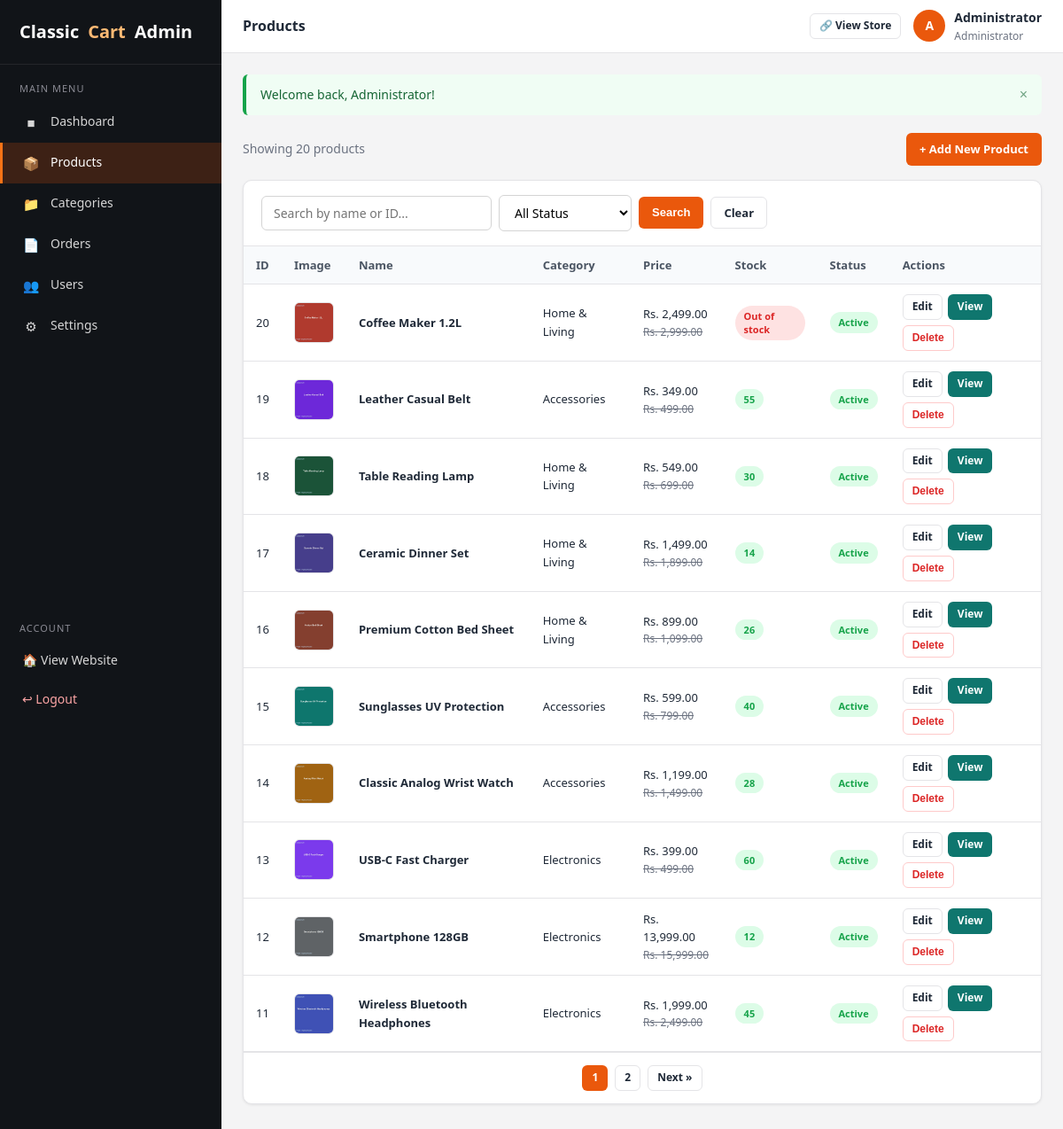
Screenshot of /admin/products.php (signed in) with the database file from the repository.
### tables this page shows
CREATE TABLE `products` (
  `id` INT(11) NOT NULL AUTO_INCREMENT,
  `category_id` INT(11) NOT NULL,
  `name` VARCHAR(200) NOT NULL,
  `description` TEXT DEFAULT NULL,
  `price` DECIMAL(10,2) NOT NULL DEFAULT 0.00,
  `discount_price` DECIMAL(10,2) DEFAULT NULL,
  `stock` INT(11) NOT NULL DEFAULT 0,
  `image` VARCHAR(255) NOT NULL,
  `rating` DECIMAL(2,1) NOT NULL DEFAULT 0.0,
  `status` TINYINT(1) NOT NULL DEFAULT 1 COMMENT '1 = active, 0 = inactive',
  `created_at` TIMESTAMP NOT NULL DEFAULT CURRENT_TIMESTAMP,
  `updated_at` TIMESTAMP NOT NULL DEFAULT CURRENT_TIMESTAMP ON UPDATE CURRENT_TIMESTAMP,
  PRIMARY KEY (`id`),
  KEY `idx_product_category` (`category_id`),
  CONSTRAINT `fk_product_category` FOREIGN KEY (`category_id`) REFERENCES `categories` (`id`) ON DELETE RESTRICT ON UPDATE CASCADE
);

CREATE TABLE `categories` (
  `id` INT(11) NOT NULL AUTO_INCREMENT,
  `name` VARCHAR(100) NOT NULL,
  `image` VARCHAR(255) DEFAULT NULL,
  `description` TEXT DEFAULT NULL,
  `status` TINYINT(1) NOT NULL DEFAULT 1 COMMENT '1 = active, 0 = inactive',
  `created_at` TIMESTAMP NOT NULL DEFAULT CURRENT_TIMESTAMP,
  PRIMARY KEY (`id`),
  UNIQUE KEY `uq_category_name` (`name`)
);

### includes/functions.php (called while the page is built, shortened)
<?php
require_once __DIR__ . '/../config/database.php';
function flash_get(): array
{
    $messages = $_SESSION['flash'] ?? array();
    return $messages;
}
function e(?string $value): string
{
    return htmlspecialchars((string)$value, ENT_QUOTES, 'UTF-8');
}
function money($amount): string
{
    return 'Rs. ' . number_format((float)$amount, 2);
}
function base_url(): string
{
    $dir = str_replace('\\', '/', dirname($_SERVER['SCRIPT_NAME']));
    $dir = rtrim($dir, '/');
    if (strpos($dir, '/admin') !== false) {
        $dir = substr($dir, 0, strpos($dir, '/admin'));
    }
    return $dir;
}
function product_image(string $image): string
{
    return base_url() . '/uploads/products/' . rawurlencode($image);
}
function product_price(array $p): float
{
    return ($p['discount_price'] > 0) ? (float)$p['discount_price'] : (float)$p['price'];
}
function active_price(array $p): float
{
    return product_price($p);
}
    ?>

### config/database.php (called while the page is built, shortened)
<?php
function db(): PDO
{
    static $pdo = null;
    if ($pdo === null) {
        try {
            $pdo = new PDO(
                'mysql:host=' . DB_HOST . ';dbname=' . DB_NAME . ';charset=utf8mb4',
                DB_USER,
                DB_PASS,
                array(
                    PDO::ATTR_ERRMODE            => PDO::ERRMODE_EXCEPTION,
                    PDO::ATTR_DEFAULT_FETCH_MODE => PDO::FETCH_ASSOC,
                    PDO::ATTR_EMULATE_PREPARES   => false,
                )
            );
        } catch (PDOException $e) {
            die('Database connection could not be established. Please check your configuration in config/database.php and make sure the database was imported.');
        }
    }
    return $pdo;
}

### includes/auth.php (called while the page is built, shortened)
<?php
require_once __DIR__ . '/functions.php';
function current_admin(): ?array
{
    $stmt = db()->prepare('SELECT * FROM admins WHERE id = ? LIMIT 1');
    $stmt->execute(array((int)$_SESSION['admin_id']));
    $admin = $stmt->fetch();
    if ($admin && (int)$admin['status'] === 1) {
        return $admin;
    }
    return null;
}

### admin/products.php (the view, shortened to what this page needs)
<?php
$page_title = 'Products';
require_once __DIR__ . '/includes/header.php';
$search     = trim($_GET['search'] ?? '');
$itemsPerPage = 10;
$pageNo    = max(1, (int)($_GET['page'] ?? 1));
$where  = array('1 = 1');
$params = array();
$whereClause = implode(' AND ', $where);
$countStmt = db()->prepare("SELECT COUNT(*) AS c FROM products p WHERE $whereClause");
$countStmt->execute($params);
$total = (int)$countStmt->fetch()['c'];
$totalPages = max(1, (int)ceil($total / $itemsPerPage));
$offset = ($pageNo - 1) * $itemsPerPage;
$stmt = db()->prepare(
    "SELECT p.*, c.name AS category_name
     FROM products p
     LEFT JOIN categories c ON c.id = p.category_id
     WHERE $whereClause
     ORDER BY p.id DESC
     LIMIT $itemsPerPage OFFSET $offset"
);
$stmt->execute($params);
$products = $stmt->fetchAll();
function qstring(array $extra = array()): string
{
    $qs = array('search' => $_GET['search'] ?? '', 'status' => $_GET['status'] ?? '', 'page' => '');
    foreach ($extra as $k => $v) { $qs[$k] = $v; }
    return '?' . http_build_query(array_filter($qs, function ($v) { return $v !== ''; }));
}
?>
<div class="flex-between mb-3">
    <p class="text-muted">Showing <?php echo $total; ?> products</p>
    <a href="product-add.php" class="btn btn-primary">+ Add New Product</a>
</div>
<div class="card">
    <div class="card-header">
        <form method="get" action="products.php" class="flex" style="gap:8px;">
            <input type="text" name="search" class="form-control" style="width:260px;" placeholder="Search by name or ID..." value="<?php echo e($search); ?>">
            <select name="status" class="form-control" style="width:150px;">
                <option value="">All Status</option>
            </select>
            <button type="submit" class="btn btn-primary">Search</button>
            <a href="products.php" class="btn btn-outline">Clear</a>
        </form>
    </div>
    <div class="table-responsive">
        <table class="table">
            <thead>
                <tr>
                    <th>ID</th>
                    <th>Image</th>
                    <th>Name</th>
                    <th>Category</th>
                    <th>Price</th>
                    <th>Stock</th>
                    <th>Status</th>
                    <th>Actions</th>
                </tr>
            </thead>
            <tbody>
                <?php foreach ($products as $p) { ?>
                    <tr>
                        <td><?php echo (int)$p['id']; ?></td>
                        <td><img src="<?php echo e(product_image($p['image'])); ?>" class="thumbnail" alt=""></td>
                        <td style="font-weight:600;"><?php echo e($p['name']); ?></td>
                        <td><?php echo e($p['category_name'] ?? 'N/A'); ?></td>
                        <td>
                            <?php echo money(active_price($p)); ?>
                            <?php if ((float)$p['discount_price'] > 0) { ?>
                                <div style="font-size:12px; color:var(--muted);"><del><?php echo money($p['price']); ?></del></div>
                            <?php } ?>
                        </td>
                        <td>
                            <?php if ((int)$p['stock'] <= 0) { ?>
                                <span class="badge badge-danger">Out of stock</span>
                            <?php } else { ?>
                                <span class="badge badge-success"><?php echo (int)$p['stock']; ?></span>
                            <?php } ?>
                        </td>
                        <td>
                            <?php echo (int)$p['status'] === 1 ? '<span class="badge badge-success">Active</span>' : '<span class="badge badge-secondary">Inactive</span>'; ?>
                        </td>
                        <td>
                            <div class="actions">
                                <a href="product-edit.php?id=<?php echo (int)$p['id']; ?>" class="btn btn-outline btn-sm">Edit</a>
                                <a href="../product.php?id=<?php echo (int)$p['id']; ?>" class="btn btn-info btn-sm" target="_blank">View</a>
                                <form method="post" action="product-delete.php" data-confirm-form="Are you sure you want to delete this product? This cannot be undone.">
                                    <button type="submit" class="btn btn-outline-danger btn-sm">Delete</button>
                                </form>
                            </div>
                        </td>
                    </tr>
                <?php } ?>
            </tbody>
        </table>
    </div>
    <?php if ($totalPages > 1) { ?>
        <div style="padding:14px 20px; border-top:1px solid var(--border); display:flex; gap:8px; justify-content:center; flex-wrap:wrap;">
            <?php for ($i = 1; $i <= $totalPages; $i++) { ?>
                <?php if ($i === $pageNo) { ?>
                    <span class="btn btn-primary btn-sm" disabled><?php echo $i; ?></span>
                <?php } else { ?>
                    <a href="<?php echo qstring(array('page' => $i)); ?>" class="btn btn-outline btn-sm"><?php echo $i; ?></a>
                <?php } ?>
            <?php } ?>
            <?php if ($pageNo < $totalPages) { ?><a href="<?php echo qstring(array('page' => $pageNo + 1)); ?>" class="btn btn-outline btn-sm">Next &raquo;</a><?php } ?>
        </div>
    <?php } ?>
</div>
<?php require_once __DIR__ . '/includes/footer.php'; ?>

### admin/includes/header.php (shortened to what this page needs)
<?php
require_once __DIR__ . '/../../includes/auth.php';
$admin     = current_admin();
$flashMsgs = flash_get();
$adminInitial = strtoupper(substr($admin['name'], 0, 1));
?>
<!DOCTYPE html>
<html lang="en">
<head>
    <link rel="stylesheet" href="assets/css/admin.css">
</head>
<body>
<div class="admin-wrapper">
    <?php require __DIR__ . '/sidebar.php'; ?>
    <div class="admin-main">
        <header class="admin-topbar">
            <div class="flex">
                <span class="topbar-title"><?php echo e($page_title); ?></span>
            </div>
            <div class="topbar-right">
                <a href="../index.php" class="btn btn-outline btn-sm">&#128279; View Store</a>
                <div class="admin-avatar">
                    <span class="avatar-circle"><?php echo e($adminInitial); ?></span>
                    <div>
                        <div class="admin-name"><?php echo e($admin['name']); ?></div>
                        <div class="admin-role">Administrator</div>
                    </div>
                </div>
            </div>
        </header>
        <div class="admin-content">
            <?php if (!empty($flashMsgs)) { ?>
                <div class="flash-container">
                    <?php foreach ($flashMsgs as $type => $messages) { ?>
                        <?php foreach ($messages as $msg) { ?>
                            <div class="flash flash-<?php echo e($type === 'error' ? 'danger' : $type); ?>">
                                <span><?php echo e($msg); ?></span>
                                <button type="button" class="flash-close" aria-label="Close">&times;</button>
                            </div>
                        <?php } ?>
                    <?php } ?>
                </div>
            <?php } ?>

### admin/assets/css/admin.css (style rules this page uses)
:root { --primary: #ea580c; --primary-dark: #c2410c; --sidebar-bg: #111418; --sidebar-text: #d6d6d6; --dark: #111418; --text: #1f2937; --muted: #6b7280; --light-bg: #f4f4f5; --white: #ffffff; --border: #e4e4e7; --success: #16a34a; --warning: #d97706; --danger: #dc2626; --info: #0f766e; --radius: 10px; --radius-sm: 6px; --shadow: 0 1px 3px rgba(17, 17, 17, 0.08); --shadow-md: 0 4px 12px rgba(17, 17, 17, 0.10); }
* { margin: 0; padding: 0; box-sizing: border-box; }
body { font-family: "Segoe UI", Tahoma, Arial, "Helvetica Neue", sans-serif; background: var(--light-bg); color: var(--text); font-size: 14px; line-height: 1.6; overflow-x: hidden; }
img { max-width: 100%; }
a { color: var(--primary); text-decoration: none; }
.admin-wrapper { display: flex; min-height: 100vh; }
.admin-main { flex: 1; margin-left: 250px; min-width: 0; display: flex; flex-direction: column; }
.admin-topbar { background: var(--white); border-bottom: 1px solid var(--border); padding: 0 24px; height: 60px; display: flex; align-items: center; justify-content: space-between; position: sticky; top: 0; z-index: 900; }
.admin-topbar .topbar-title { font-weight: 600; font-size: 16px; }
.admin-topbar .topbar-right { display: flex; align-items: center; gap: 14px; }
.admin-topbar .admin-avatar { display: flex; align-items: center; gap: 10px; }
.admin-topbar .avatar-circle { width: 36px; height: 36px; border-radius: 50%; background: var(--primary); color: #fff; display: flex; align-items: center; justify-content: center; font-weight: 700; font-size: 14px; }
.admin-topbar .admin-name { font-weight: 600; font-size: 14px; }
.admin-topbar .admin-role { font-size: 12px; color: var(--muted); }
.admin-content { padding: 24px; flex: 1; }
.card { background: var(--white); border: 1px solid var(--border); border-radius: var(--radius); box-shadow: var(--shadow); margin-bottom: 20px; }
.card-header { display: flex; align-items: center; justify-content: space-between; gap: 12px; padding: 16px 20px; border-bottom: 1px solid var(--border); flex-wrap: wrap; }
.table-responsive { overflow-x: auto; }
.table { width: 100%; border-collapse: collapse; }
.table th, .table td { padding: 11px 14px; text-align: left; border-bottom: 1px solid var(--border); font-size: 13px; vertical-align: middle; }
.table th { background: #f8fafc; font-weight: 600; color: #4b5563; white-space: nowrap; }
.table td .thumbnail { width: 46px; height: 46px; object-fit: cover; border-radius: var(--radius-sm); border: 1px solid var(--border); display: block; }
.table .actions { display: flex; gap: 6px; flex-wrap: wrap; }
.table .actions .btn { white-space: nowrap; }
.btn { display: inline-flex; align-items: center; justify-content: center; gap: 5px; padding: 8px 14px; border: 1px solid transparent; border-radius: var(--radius-sm); font-size: 13px; font-weight: 600; cursor: pointer; background: none; color: var(--text); transition: all 0.15s ease; line-height: 1.4; }
.btn-primary { background: var(--primary); color: #fff; }
.btn-info { background: var(--info); color: #fff; }
.btn-outline { border-color: var(--border); background: var(--white); color: var(--text); }
.btn-outline-danger { border-color: #fecaca; color: var(--danger); }
.btn-sm { padding: 5px 10px; font-size: 12px; }
.badge { display: inline-block; padding: 4px 10px; border-radius: 999px; font-size: 11px; font-weight: 700; line-height: 1.4; vertical-align: middle; }
.badge-success { background: #dcfce7; color: var(--success); }
.badge-danger { background: #fee2e2; color: var(--danger); }
.form-control { width: 100%; padding: 9px 13px; border: 1px solid #d4d4d4; border-radius: var(--radius-sm); font-size: 14px; font-family: inherit; background: var(--white); transition: border-color 0.15s ease, box-shadow 0.15s ease; }
.flash-container { margin-bottom: 20px; }
.flash { display: flex; align-items: center; justify-content: space-between; gap: 10px; padding: 12px 16px; border-radius: var(--radius-sm); border-left-width: 4px; border-left-style: solid; margin-bottom: 10px; font-size: 14px; }
.flash-success { background: #f0fdf4; border-left-color: var(--success); color: #166534; }
.flash-close { background: none; border: none; font-size: 16px; cursor: pointer; color: inherit; opacity: 0.6; }
.text-muted { color: var(--muted); }
.mb-3 { margin-bottom: 16px; }
.flex { display: flex; align-items: center; gap: 10px; flex-wrap: wrap; }
.flex-between { display: flex; align-items: center; justify-content: space-between; gap: 12px; flex-wrap: wrap; }

### rows the page displays
products: id "20", image (picture), name "Coffee Maker 1.2L", category.name "Home & Living", discount_price "Rs. 2,499.00", price "Rs. 2,999.00", stock "Out of stock", status "Active"
products: id "19", image (picture), name "Leather Casual Belt", category.name "Accessories", discount_price "Rs. 349.00", price "Rs. 499.00", stock "55", status "Active"
products: id "18", image (picture), name "Table Reading Lamp", category.name "Home & Living", discount_price "Rs. 549.00", price "Rs. 699.00", stock "30", status "Active"
products: id "17", image (picture), name "Ceramic Dinner Set", category.name "Home & Living", discount_price "Rs. 1,499.00", price "Rs. 1,899.00", stock "14", status "Active"
products: id "16", image (picture), name "Premium Cotton Bed Sheet", category.name "Home & Living", discount_price "Rs. 899.00", price "Rs. 1,099.00", stock "26", status "Active"
products: id "15", image (picture), name "Sunglasses UV Protection", category.name "Accessories", discount_price "Rs. 599.00", price "Rs. 799.00", stock "40", status "Active"
products: id "14", image (picture), name "Classic Analog Wrist Watch", category.name "Accessories", discount_price "Rs. 1,199.00", price "Rs. 1,499.00", stock "28", status "Active"
products: id "13", image (picture), name "USB-C Fast Charger", category.name "Electronics", discount_price "Rs. 399.00", price "Rs. 499.00", stock "60", status "Active"
products: id "12", image (picture), name "Smartphone 128GB", category.name "Electronics", discount_price "Rs. 13,999.00", price "Rs. 15,999.00", stock "12", status "Active"
products: id "11", image (picture), name "Wireless Bluetooth Headphones", category.name "Electronics", discount_price "Rs. 1,999.00", price "Rs. 2,499.00", stock "45", status "Active"

### other values shown
$page_title "Products"
$adminInitial "A"
$admin['name'] "Administrator"
$msg "Welcome back, Administrator!"
$total "20"
